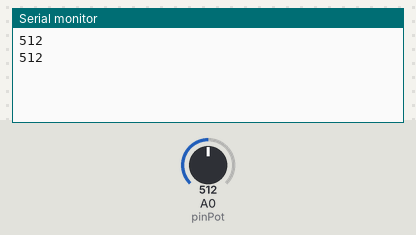
The sketch below on a simulated Arduino Uno, built with avr-gcc and run on an emulated ATmega328P. On the bench: the last lines printed to the serial monitor. The test bench sets the inputs (shaded band); at power-on: A0 (pinPot) = 512.

Above: at 1.8 s.
1.9 s: A0 (pinPot) set to 716
At 2.5 s:
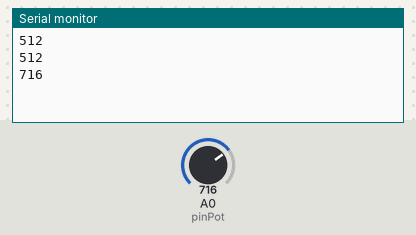
3.4 s: A0 (pinPot) set to 900
At 4.8 s:
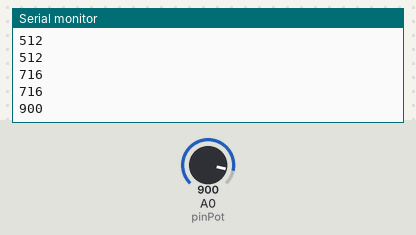
Timing chart, 0 to 6.4 s (numbered marks = the images above; inputs shaded):
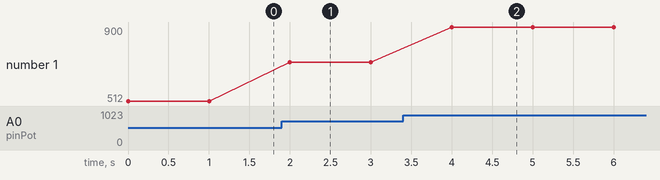

Measured:
- after the input at 1.9 s, the serial monitor: prints a new line after 0.10 s (image 1)
- after the input at 3.4 s, the serial monitor: prints a new line after 0.60 s (image 2)
- plotted number 1: 512 → 716 after the input at 1.9 s, 716 → 900 after the input at 3.4 s

The sketch:

sketch_apr02b.ino
```cpp
int pinPot=A0;
void setup() {
  // put your setup code here, to run once:
Serial.begin(9600);
pinMode (pinPot,INPUT);
}

void loop() {
  // put your main code here, to run repeatedly:
int ReadValue;
ReadValue=analogRead(pinPot);
Serial.println(ReadValue);
delay(1000);
}
```
